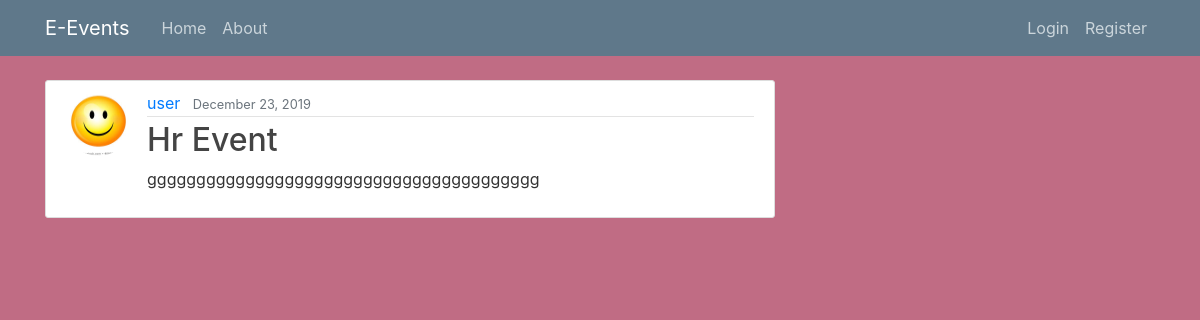
The page /post/5 on the database its author committed.
### E_Events/models.py (models this page shows, shortened)
class Post(models.Model):
    title = models.CharField(max_length=100) # title of the post
    content = models.TextField() # content of the post
    date_posted = models.DateTimeField(default=timezone.now) #date of the post
    author = models.ForeignKey(User, on_delete=models.CASCADE) #author of the post

### users/models.py (models this page shows, shortened)
class Profile(models.Model):
    user = models.OneToOneField(User, on_delete=models.CASCADE)
    image = models.ImageField(default='default.jpg',upload_to='profile_pics')

### E_Events/views.py (the view)
# urls.py: path('post/<int:pk>', PostDetailView.as_view(), name='post-detail'),
class PostDetailView(DetailView):
    model = Post

### E_Events/templates/E_Events/post_detail.html
{% extends "E_Events/base.html" %}
{% block content %}
  <article class="media content-section">
    <img class="rounded-circle article-img" src="{{ object.author.profile.image.url }}">
    <div class="media-body">
      <div class="article-metadata">
        <a class="mr-2" href="#">{{ object.author }}</a>
        <small class="text-muted">{{ object.date_posted|date:"F d, Y" }}</small>
      </div>
      <h2 class="article-title">{{ object.title }}</h2>
      <p class="article-content">{{ object.content }}</p>
    </div>
  </article>
{% endblock content %}

### E_Events/static/E_Events/main.css (style rules this page uses)
body { background: #c06c84; color: #333333; margin-top: 5rem; }
h1, h2, h3, h4, h5, h6 { color: #c2b0c9; }
.content-section { background: #ffffff; padding: 10px 20px; border: 1px solid #dddddd; border-radius: 3px; margin-bottom: 20px; }
.article-title { color: #444444; }
.article-content { white-space: pre-line; }
.article-img { height: 65px; width: 65px; margin-right: 16px; }
.article-metadata { padding-bottom: 1px; margin-bottom: 4px; border-bottom: 1px solid #e3e3e3 }

### rows shown on the page
Post: author.profile.image (placeholder picture), author "user", date_posted "December 23, 2019", title "Hr Event", content "gggggggggggggggggggggggggggggggggggggggg"
